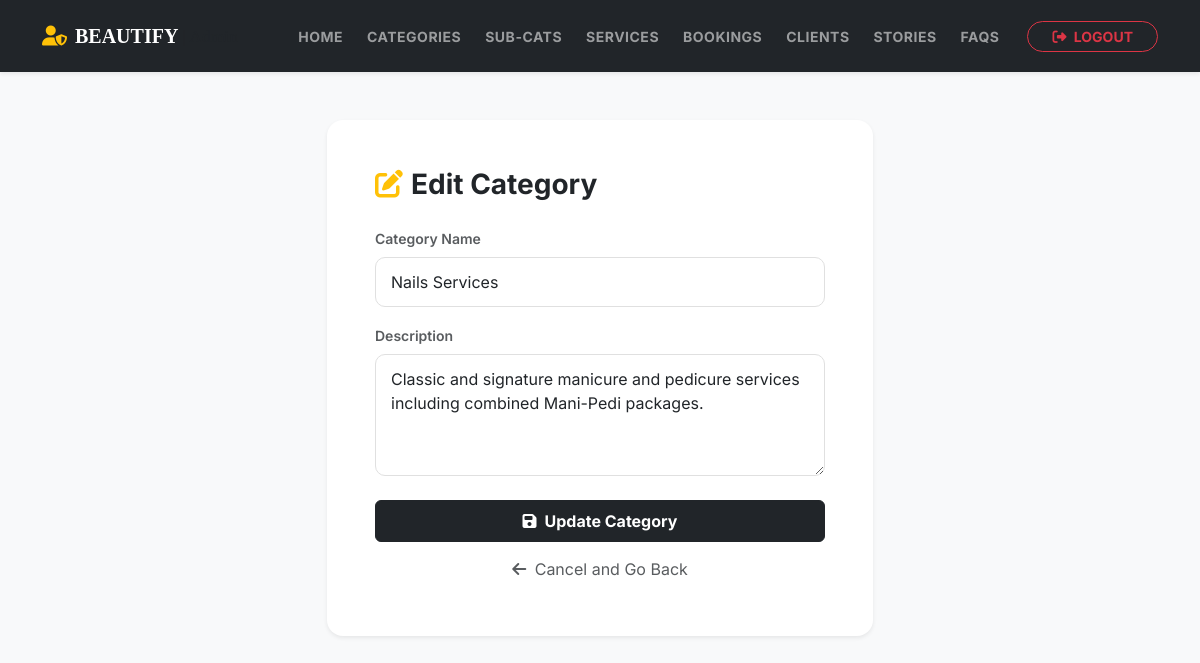
The app's page /admin/edit_category.php?id=4 (signed in) with its own data.
### tables this page shows
CREATE TABLE `service_categories` (
  `id` int(11) NOT NULL,
  `name` varchar(100) NOT NULL,
  `description` text DEFAULT NULL,
  `created_at` timestamp NOT NULL DEFAULT current_timestamp()
);

### admin/edit_category.php (the view, shortened to what this page needs)
<?php
include "config.php";
$id = intval($_GET['id']);
$res = mysqli_query($conn, "SELECT * FROM service_categories WHERE id=$id");
$cat = mysqli_fetch_assoc($res);
?>
<!DOCTYPE html>
<html lang="en">
<head>
    <link href="https://cdn.jsdelivr.net/npm/bootstrap@5.3.0/dist/css/bootstrap.min.css" rel="stylesheet">
    <link rel="stylesheet" href="https://cdnjs.cloudflare.com/ajax/libs/font-awesome/6.4.0/css/all.min.css">
    <link rel="stylesheet" href="../CSS/style.css">
</head>
<body class="bg-light" style="font-family: 'Inter', sans-serif;">
    <?php include('navbar.php'); ?>
    <div class="container mt-5 mb-5">
        <div class="row justify-content-center">
            <div class="col-md-6">
                <div class="card shadow-sm border-0 rounded-4">
                    <div class="card-body p-5">
                        <h3 class="fw-bold mb-4">
                            <i class="fas fa-edit me-2 text-warning"></i>Edit Category
                        </h3>
                        <form method="POST">
                            <div class="mb-3">
                                <label class="form-label fw-semibold text-muted small uppercase">Category Name</label>
                                <input type="text" name="name" class="form-control" value="<?php echo htmlspecialchars($cat['name']); ?>" required>
                            </div>
                            <div class="mb-4">
                                <label class="form-label fw-semibold text-muted small uppercase">Description</label>
                                <textarea name="description" class="form-control" rows="4"><?php echo htmlspecialchars($cat['description']); ?></textarea>
                            </div>
                            <button type="submit" class="btn btn-dark w-100 py-2 fw-bold">
                                <i class="fas fa-save me-2"></i>Update Category
                            </button>
                            <a href="view_categories.php" class="btn btn-link w-100 mt-2 text-muted text-decoration-none small">
                                <i class="fas fa-arrow-left me-1"></i> Cancel and Go Back
                            </a>
                        </form>
                    </div>
                </div>
            </div>
        </div>
    </div>
</body>
</html>

### CSS/style.css (style rules this page uses)
:root { --primary-color: #d4a373; --accent-color: #faedcd; --text-dark: #2d2d2d; --bg-light: #fefae0; --transition: all 0.3s ease; }
body { font-family: 'Inter', sans-serif; background-color: #fafafa; color: var(--text-dark); }
.form-control { border: 1px solid #e0e0e0; padding: 12px 15px; border-radius: 10px; transition: var(--transition); }

### records on screen
service_categories: name "Nails Services", description "Classic and signature manicure and pedicure services including combined Mani-Pedi packages."
